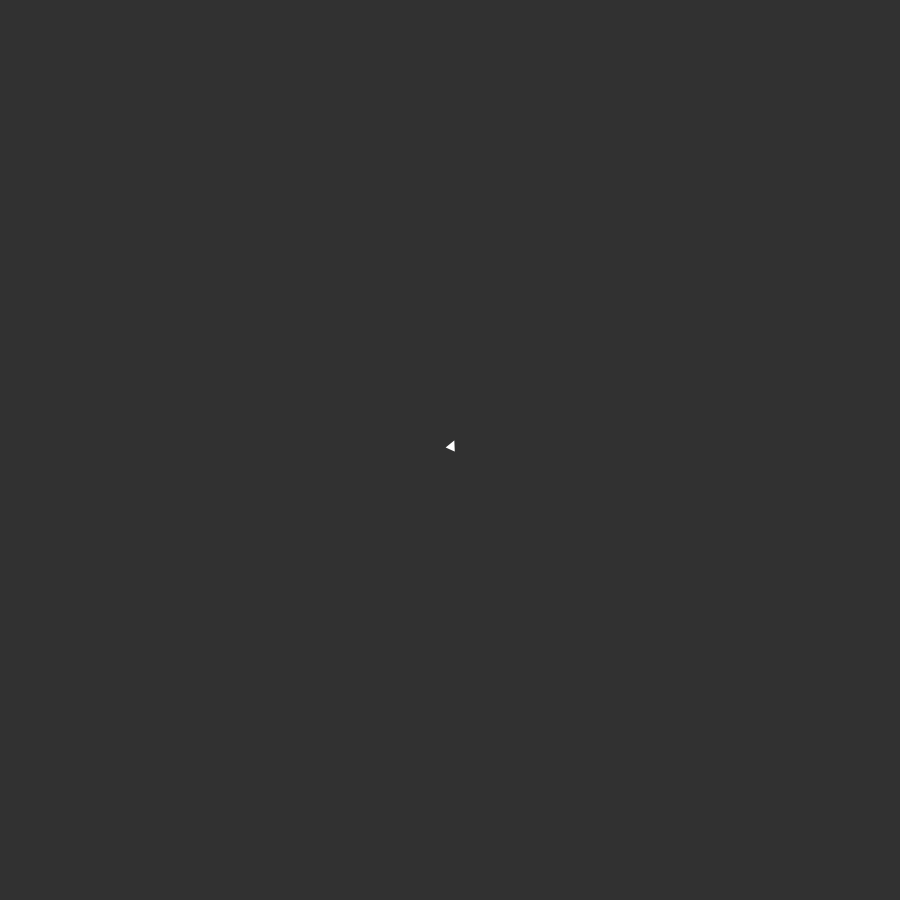
Frame 1 (no input)
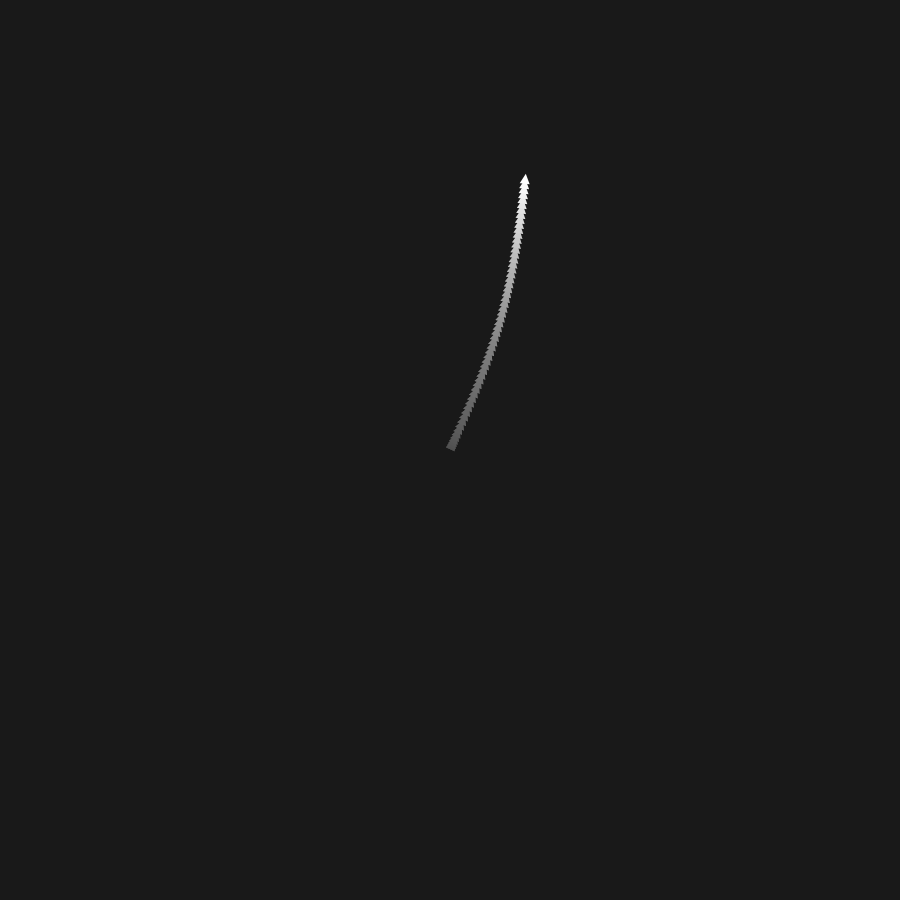
Frame 60 (the mouse pressed at the canvas centre just before this capture)
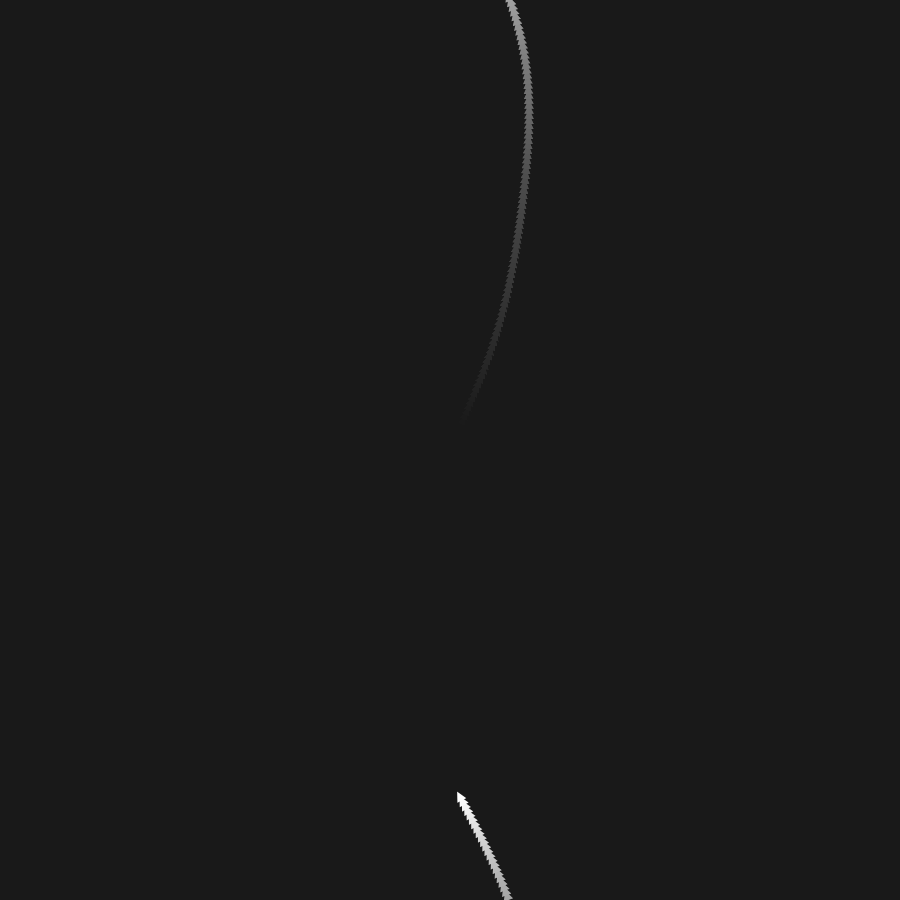
Frame 120 (the mouse held since frame 60 and released just before this capture)

The Processing sketch that drew these frames (run headless with seeded random() and noise(); from frame 60 on, the mouse is pressed at the canvas centre):

// Processing sketch: exercise_3_3
// ── exercise_3_3.pde
Mover[] car = new Mover[1];

float time;

void setup() {
  size(900,900);
  background(50);
  frameRate(60);
  
  for(int i = 0; i < car.length; i++) {
    car[i] = new Mover();
  }
  
  time = 0;
}

void draw() {
    bg();
  
  for(int i = 0; i < car.length; i++) {
    car[i].applyForce(car[i].accNoise(time));
    car[i].update();
    car[i].edge();
    car[i].display();
    
  }
  
  time += 0.004;
}

void bg() {
  push();
  noStroke();
  fill(0,5);
  rect(0,0,width,height);
  pop();
}

//void keyPressed() {
//  if (key == CODED) {
//    if(keyCode == RIGHT) {
//      car.angle += radians(10);
//    } else if (keyCode == LEFT){
//      car.angle -= radians(10);
//    }
//  }
//}

// ── Mover.pde
class Mover {
  
  PVector location;
  PVector velocity;
  PVector acceleration;
  
  float mass;
  float maxSpeed;
  float angle;
  float aVelocity;
  float aAcceleration;
  
  Mover() {
    location = new PVector(width/2,height/2);
    velocity = new PVector();
    acceleration = new PVector();
    
    mass = 10;
    maxSpeed = 5;
    angle = 0;
    aVelocity = 0;
    aAcceleration = 0;
  }
  
  void display() {
    float theta = velocity.heading();
    
    pushMatrix();
    push();
    translate(location.x,location.y);
    rotate(theta);
    rectMode(CENTER);
    fill(255,255);
    noStroke();
    //line(0,0,mass,0);
    triangle(mass,0,0,-mass/2,0,mass/2);
    //circle(0,0,mass);
    pop();
    popMatrix();
  }
  
  void update() {
    velocity.add(acceleration);
    velocity.limit(maxSpeed);
    location.add(velocity);
    
    acceleration.mult(0);
  }
  
  void applyForce(PVector force) {
    acceleration.add(force);
  }
  
  PVector accNoise(float time) {
    PVector accNoise = new PVector(map(noise(time),0,1,-1,1),map(noise(time+1000),0,1,-1,1));
    return accNoise;
  }
  
  void edge() {
    if (location.x < 0) {
      location.x = width;
    } else if (location.x > width) {
      location.x = 0;
    }
    
    if (location.y < 0) {
      location.y = height;
    } else if (location.y > height) {
      location.y = 0;
    }
  }
}
